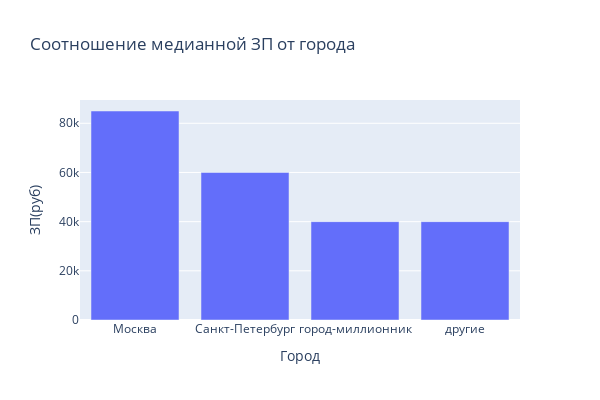

Notebook cell for this chart:
### Markdown cell above
5. Постройте диаграмму, которая показывает распределение желаемой заработной платы (**"ЗП (руб)"**) в зависимости от города (**"Город"**). Используйте для диаграммы данные о резюме, где желая заработная плата меньше 1 млн рублей.
*Сделайте выводы по полученной диаграмме: как соотносятся медианные уровни желаемой заработной платы и их размах в городах? Как вы считаете, важен ли признак города при прогнозировании заработной платы?*

### Code cell
hh_group = hh_data[hh_data['ЗП(руб)'] < 1000000].groupby(['Город'], as_index=False).median()
px.bar(
    data_frame=hh_group,
    x='Город',
    y='ЗП(руб)',
    height=400,
    width=600,
    title='Соотношение медианной ЗП от города'
)

### Figure 1 — Plotly figure (JSON) as saved in the notebook; plotly's stock layout.template omitted (floating-point values rounded to 4 significant figures)
{"data": [{"alignmentgroup": "True", "hovertemplate": "Город=%{x}<br>ЗП(руб)=%{y}<extra></extra>", "legendgroup": "", "marker": {"color": "#636efa", "pattern": {"shape": ""}}, "name": "", "offsetgroup": "", "orientation": "v", "showlegend": false, "textposition": "auto", "type": "bar", "x": ["Москва", "Санкт-Петербург", "город-миллионник", "другие"], "xaxis": "x", "y": [85000, 60000, 40000, 40000], "yaxis": "y"}], "layout": {"barmode": "relative", "height": 400, "legend": {"tracegroupgap": 0}, "title": {"text": "Соотношение медианной ЗП от города"}, "width": 600, "xaxis": {"anchor": "y", "domain": [0, 1], "title": {"text": "Город"}}, "yaxis": {"anchor": "x", "domain": [0, 1], "title": {"text": "ЗП(руб)"}}}}
